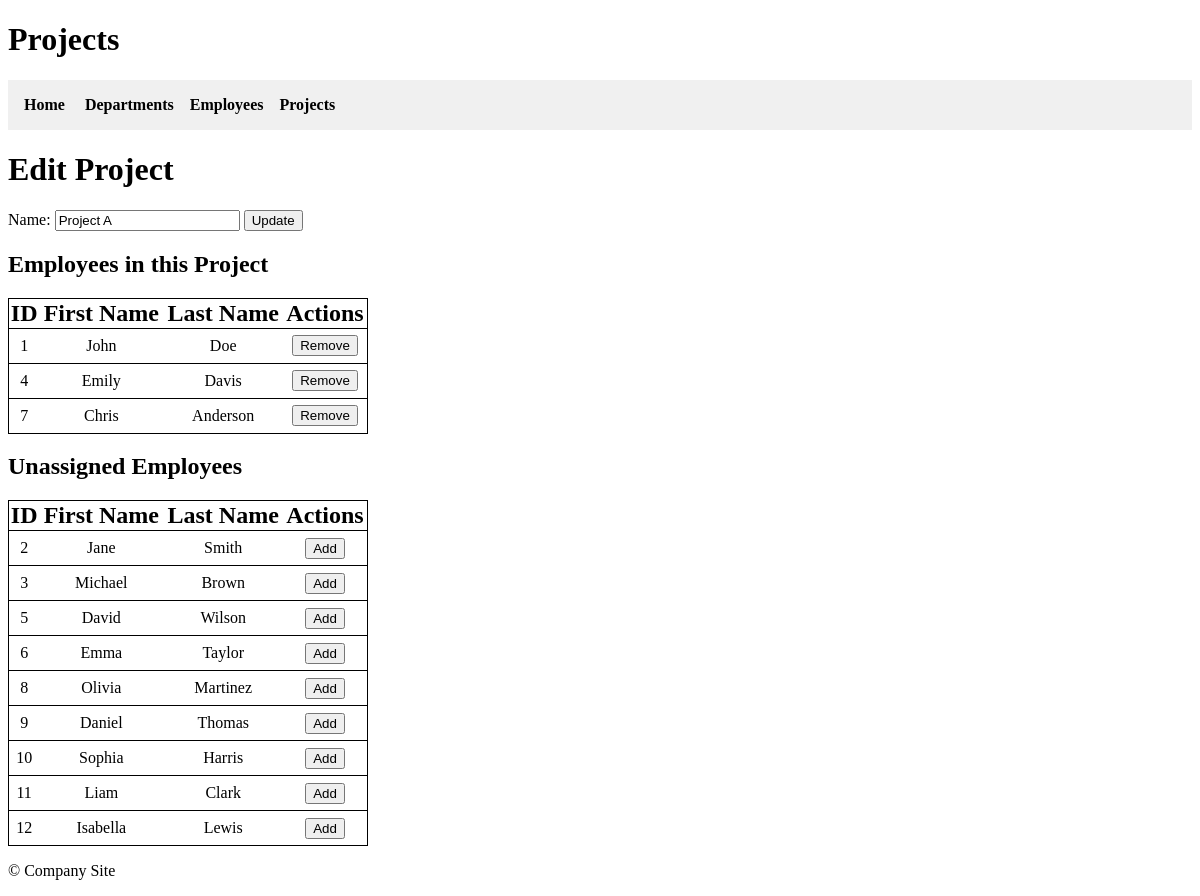
Page /views/projects/edit.php?id=1 on the committed database.
### tables this page shows
CREATE TABLE project (
    projectId INT PRIMARY KEY NOT NULL AUTO_INCREMENT UNIQUE,
    name VARCHAR(50) NOT NULL
);

CREATE TABLE employee (
    employeeId INT PRIMARY KEY NOT NULL AUTO_INCREMENT UNIQUE,
    firstName VARCHAR(50) NOT NULL,
    lastName VARCHAR(50) NOT NULL,
    email VARCHAR(50) NOT NULL,
    birth DATE NOT NULL,
    departmentId INT,
    FOREIGN KEY (departmentId) REFERENCES department(departmentId) ON DELETE SET NULL
);

### classes/Database.php (called while the page is built, shortened)
<?php
Class Database extends DBCredentials {
    public function __construct() {
        $dsn1 = "mysql:host={$this->host}";
        $dsn2 = ";dbname={$this->dbname}";
        $dsn3 = ";charset=utf8mb4";
        $dsn = $dsn1 . $dsn2 . $dsn3;
        $options = [
            PDO::ATTR_ERRMODE => PDO::ERRMODE_EXCEPTION,
            PDO::ATTR_DEFAULT_FETCH_MODE => PDO::FETCH_ASSOC
        ];
        $this->pdo =
        new PDO($dsn, $this->user, $this->password, $options);
    }
}

### classes/Project.php (called while the page is built, shortened)
<?php
require_once 'Database.php';
class Project extends Database
{
    function getById(int $projectId): array|false
    {
        $sql = <<<SQL
        SELECT projectId, name
        FROM project
        WHERE projectId = :projectId
        SQL;
        try {
            $stmt = $this->pdo->prepare($sql);
            $stmt->bindValue(':projectId', $projectId, PDO::PARAM_INT);
            $stmt->execute();
            return $stmt->fetch();
        } catch (PDOException $e) {
            return false;
        }
    }
}
?>

### classes/Employee.php (called while the page is built, shortened)
<?php
require_once 'Database.php';
class Employee extends Database
{
    function getByProjectId(int $projectId): array|false
    {
        $sql = <<<SQL
        SELECT e.employeeId, e.firstName, e.lastName
        FROM employee e
        INNER JOIN employee_project ep ON e.employeeId = ep.employeeId
        WHERE ep.projectId = :projectId
        SQL;
        try {
            $stmt = $this->pdo->prepare($sql);
            $stmt->bindValue(':projectId', $projectId, PDO::PARAM_INT);
            $stmt->execute();
            return $stmt->fetchAll();
        } catch (PDOException $e) {
            error_log($e->getMessage());
            return false;
        }
    }
    function getProjectlessEmployees(int $projectId): array|false
    {
        $sql = <<<SQL
        SELECT e.employeeId, e.firstName, e.lastName
        FROM employee e
        LEFT JOIN employee_project ep ON e.employeeId = ep.employeeId AND ep.projectId = :projectId
        WHERE ep.projectId IS NULL
        SQL;
        try {
            $stmt = $this->pdo->prepare($sql);
            $stmt->execute(['projectId' => $projectId]);
            return $stmt->fetchAll();
        } catch (PDOException $e) {
            error_log($e->getMessage());
            return false;
        }
    }
}

### views/projects/edit.php (the view, shortened to what this page needs)
<?php
include_once ROOT_PATH . '/public/header.php';
include_once ROOT_PATH . '/public/nav.php';
require_once ROOT_PATH . '/classes/Project.php';
require_once ROOT_PATH . '/classes/Employee.php';
$projectId = $_GET['id'] ?? null;
$project = (new Project())->getById($projectId);
$projectEmployees = (new Employee())->getByProjectId($projectId);
$unassignedEmployees = (new Employee())->getProjectlessEmployees($projectId);
echo <<<HTML
<h1>Edit Project</h1>
<form method="POST" action="edit.php?id={$projectId}">
    <label for="name">Name:</label>
    <input type="text" id="name" name="name" value="{$project['name']}" required>
    <input type="hidden" name="action" value="update">
    <button type="submit">Update</button>
</form>
<h2>Employees in this Project</h2>
<table class="data-table">
    <thead>
        <tr>
            <th>ID</th>
            <th>First Name</th>
            <th>Last Name</th>
            <th>Actions</th>
        </tr>
    </thead>
    <tbody>
HTML;
foreach ($projectEmployees as $employee) {
    echo <<<HTML
            <tr class="data-menu-row">
                <td>{$employee['employeeId']}</td>
                <td>{$employee['firstName']}</td>
                <td>{$employee['lastName']}</td>
                <td>
                    <form method="POST" action="edit.php?id={$project['projectId']}">
                        <input type="hidden" name="action" value="remove_employee">
                        <input type="hidden" name="employeeId" value="{$employee['employeeId']}">
                        <button type="submit">Remove</button>
                    </form>
                </td>
            </tr>
    HTML;
}
echo <<<HTML
    </tbody>
</table>
<h2>Unassigned Employees</h2>
<table class="data-table">
    <thead>
        <tr>
            <th>ID</th>
            <th>First Name</th>
            <th>Last Name</th>
            <th>Actions</th>
        </tr>
    </thead>
    <tbody>
HTML;
foreach ($unassignedEmployees as $employee) {
    echo <<<HTML
            <tr class="data-menu-row">
                <td>{$employee['employeeId']}</td>
                <td>{$employee['firstName']}</td>
                <td>{$employee['lastName']}</td>
                <td>
                    <form method="POST" action="edit.php?id={$project['projectId']}">
                        <input type="hidden" name="action" value="add_employee">
                        <input type="hidden" name="employeeId" value="{$employee['employeeId']}">
                        <button type="submit">Add</button>
                    </form>
                </td>
            </tr>
    HTML;
}
echo <<<HTML
    </tbody>
</table>
HTML;
include_once ROOT_PATH . '/public/footer.php';

### css/styles.css (style rules this page uses)
.data-table { width: 30vw; border: solid 1px #000; border-collapse: collapse; }
.data-table thead { font-weight: bold; font-size: 24px; text-align: center; border-bottom: solid 1px #000; }
.data-table tbody { text-align: center; }
.data-menu-row { height: 35px; }
.data-table tbody tr td { border-bottom: solid 1px #000; }

### rows in the picture
project: name "Project A"
employee: employeeId "1", firstName "John", lastName "Doe"
employee: employeeId "4", firstName "Emily", lastName "Davis"
employee: employeeId "7", firstName "Chris", lastName "Anderson"
employee: employeeId "2", firstName "Jane", lastName "Smith"
employee: employeeId "3", firstName "Michael", lastName "Brown"
employee: employeeId "5", firstName "David", lastName "Wilson"
employee: employeeId "6", firstName "Emma", lastName "Taylor"
employee: employeeId "8", firstName "Olivia", lastName "Martinez"
employee: employeeId "9", firstName "Daniel", lastName "Thomas"
employee: employeeId "10", firstName "Sophia", lastName "Harris"
employee: employeeId "11", firstName "Liam", lastName "Clark"
employee: employeeId "12", firstName "Isabella", lastName "Lewis"

### other values in the picture
$pageTitle "Projects"
$page "Departments"
$page "Employees"
$page "Projects"
